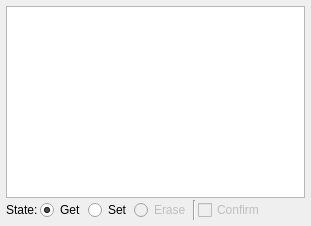
             <widget class="QWidget" name="tab_IMG_Images">
              <attribute name="title">
               <string>Images</string>
              </attribute>
              <layout class="QGridLayout" name="gridLayout_5">
               <property name="leftMargin">
                <number>6</number>
               </property>
               <property name="topMargin">
                <number>6</number>
               </property>
               <property name="rightMargin">
                <number>6</number>
               </property>
               <property name="bottomMargin">
                <number>6</number>
               </property>
               <property name="spacing">
                <number>2</number>
               </property>
               <item row="0" column="0">
                <widget class="QColumnView" name="colview_IMG_Images"/>
               </item>
               <item row="1" column="0">
                <layout class="QHBoxLayout" name="horizontalLayout_6">
                 <property name="spacing">
                  <number>2</number>
                 </property>
                 <item>
                  <widget class="QLabel" name="label_5">
                   <property name="text">
                    <string>State:</string>
                   </property>
                  </widget>
                 </item>
                 <item>
                  <widget class="QRadioButton" name="radio_IMG_Get">
                   <property name="text">
                    <string>Get</string>
                   </property>
                   <property name="checked">
                    <bool>true</bool>
                   </property>
                  </widget>
                 </item>
                 <item>
                  <widget class="QRadioButton" name="radio_IMG_Set">
                   <property name="text">
                    <string>Set</string>
                   </property>
                  </widget>
                 </item>
                 <item>
                  <widget class="QRadioButton" name="radio_img_images_erase">
                   <property name="enabled">
                    <bool>false</bool>
                   </property>
                   <property name="text">
                    <string>Erase</string>
                   </property>
                   <property name="checkable">
                    <bool>true</bool>
                   </property>
                  </widget>
                 </item>
                 <item>
                  <widget class="Line" name="line">
                   <property name="orientation">
                    <enum>Qt::Orientation::Vertical</enum>
                   </property>
                  </widget>
                 </item>
                 <item>
                  <widget class="QCheckBox" name="check_IMG_Confirm">
                   <property name="enabled">
                    <bool>false</bool>
                   </property>
                   <property name="text">
                    <string>Confirm</string>
                   </property>
                  </widget>
                 </item>
                 <item>
                  <spacer name="horizontalSpacer_5">
                   <property name="orientation">
                    <enum>Qt::Orientation::Horizontal</enum>
                   </property>
                   <property name="sizeHint" stdset="0">
                    <size>
                     <width>40</width>
                     <height>20</height>
                    </size>
                   </property>
                  </spacer>
                 </item>
                </layout>
               </item>
              </layout>
             </widget>
